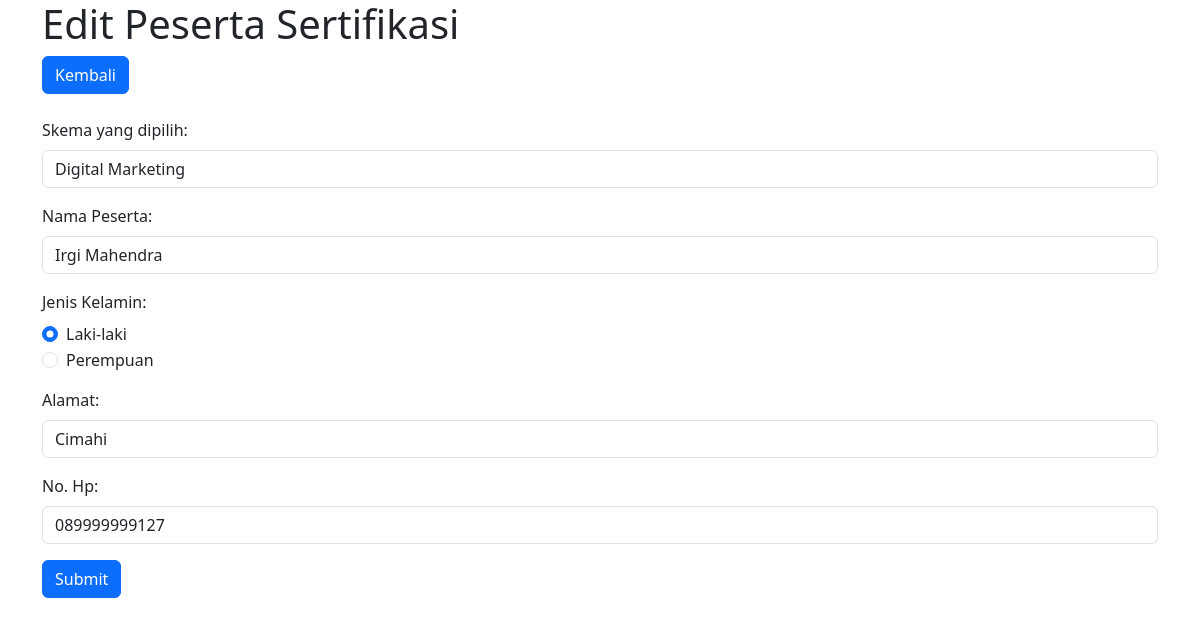
/edit_peserta.php?id=7, run on an earlier commit of the app's database.
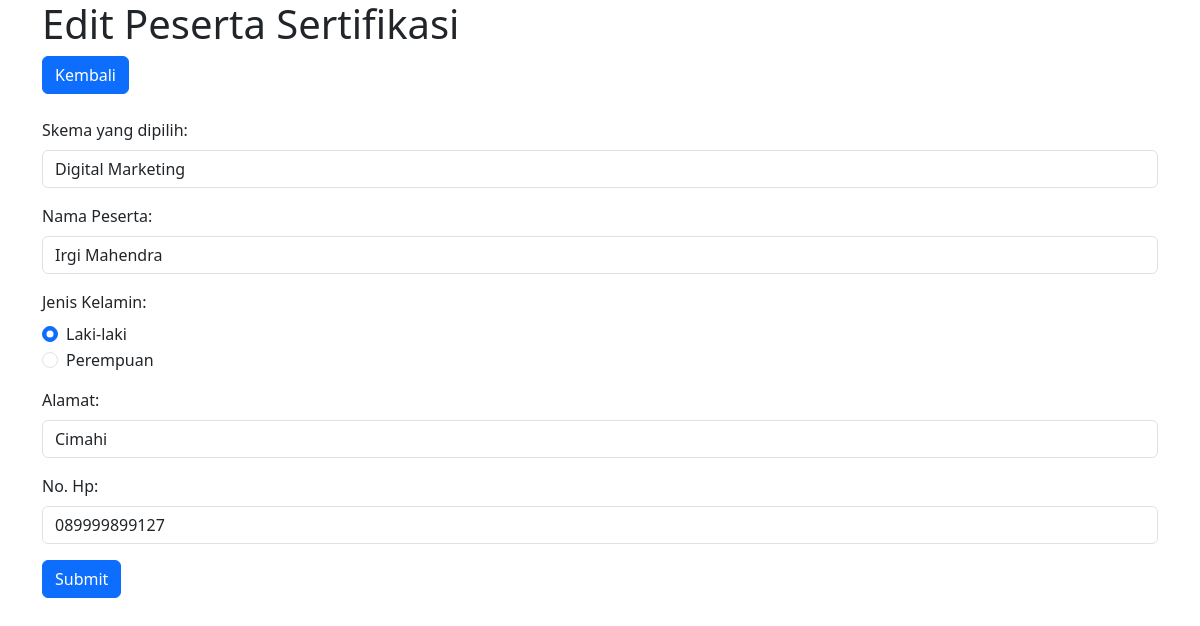
And on a later commit of the database.
### tables this page shows
CREATE TABLE `tb_peserta` (
  `Id_peserta` int(16) NOT NULL,
  `Kd_skema` varchar(16) NOT NULL,
  `Nm_peserta` varchar(255) NOT NULL,
  `Jekel` varchar(16) NOT NULL,
  `Alamat` varchar(255) NOT NULL,
  `No_hp` varchar(16) NOT NULL
);

### edit_peserta.php (the view, shortened to what this page needs)
<!doctype html>
<html lang="en">
  <head>
    <link href="https://cdn.jsdelivr.net/npm/bootstrap@5.3.2/dist/css/bootstrap.min.css" rel="stylesheet">
  </head>
  <body>
    <?php
    include "koneksi.php";
    $sql = mysqli_query($koneksi, "SELECT * FROM tb_peserta WHERE Id_peserta = '$_GET[id]'") or die(mysqli_errno($Koneksi));
    $data = mysqli_fetch_array($sql);
    $query = "SELECT Kd_skema, Nm_skema FROM tb_skema";
    $Kode_skema = mysqli_query($koneksi, $query);
    function is_selected($data, $current_option){
      return $data === $current_option? 'selected' : '';
    }
    ?>
    <form action="edit_peserta_proses.php" name="edit_peserta" method="POST">
    <div class="container">
            <h1>Edit Peserta Sertifikasi</h1>
            <a href="index.php" style="margin-right: 10px;"><button type="button" class="btn btn-primary">Kembali</button></a>
            <br><br>
            <div class="mb-3">
                <label for="Kode_skema" class="form-label">Skema yang dipilih: </label>
                <select name="kode_skema" id="kode_skema" class="form-control">
                <?php
                while ($row = mysqli_fetch_assoc($Kode_skema)) {
                  $selected = is_selected($data['Kd_skema'], $row['Kd_skema']);
                  echo "<option value='" . $row['Kd_skema'] . "' $selected>" . $row['Nm_skema'] . "</option>";
                  }
                  ?>
                </select>
            </div>
            <div class="mb-3">
                <label for="nama_peserta" class="form-label">Nama Peserta: </label>
                <input type="text" class="form-control" name="nama_peserta" value="<?php echo $data['Nm_peserta']; ?>">
            </div>
            <div class="mb-3">
                <label for="jekel" class="form-label">Jenis Kelamin: </label>
                <br>
                <div class="form-check">
                    <input class="form-check-input" type="radio" name="jekel" id="exampleRadios1" value="Laki-laki" <?php echo $data['Jekel'] === 'Laki-laki' ? 'checked' : '';?>>
                    <label class="form-check-label" for="exampleRadios1">
                        Laki-laki
                    </label>
                </div>
                <div class="form-check">
                    <input class="form-check-input" type="radio" name="jekel" id="exampleRadios2" value="Perempuan" <?php echo $data['Jekel'] === 'Perempuan' ? 'checked' : '';?>>
                    <label class="form-check-label" for="exampleRadios2">
                        Perempuan
                    </label>
                </div>
            </div>
            <div class="mb-3">
                <label for="alamat" class="form-label">Alamat: </label>
                <input type="text" class="form-control" name="alamat" value="<?php echo $data['Alamat']; ?>">
            </div>
            <div class="mb-3">
                <label for="telepon" class="form-label">No. Hp: </label>
                <input type="tel" class="form-control" name="telepon" value="<?php echo $data['No_hp']; ?>">
            </div>
            <button type="submit" name="tambah_peserta" class="btn btn-primary">Submit</button>
        </div>
    </form>
  </body>
</html>

What changed in the data, as far as the page shows it:
changed tb_peserta "Irgi Mahendra": telepon "089999999127" → "089999899127"
